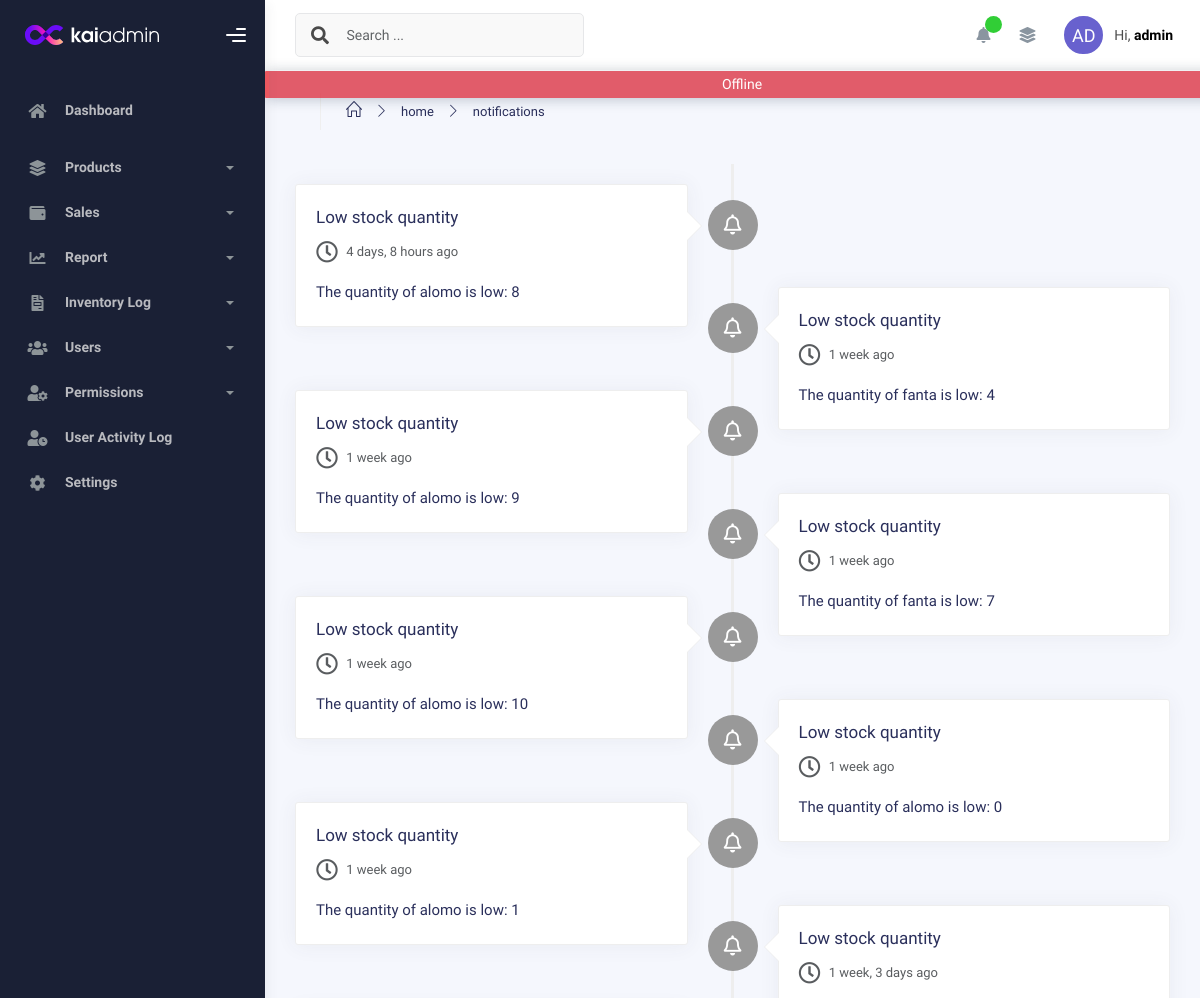
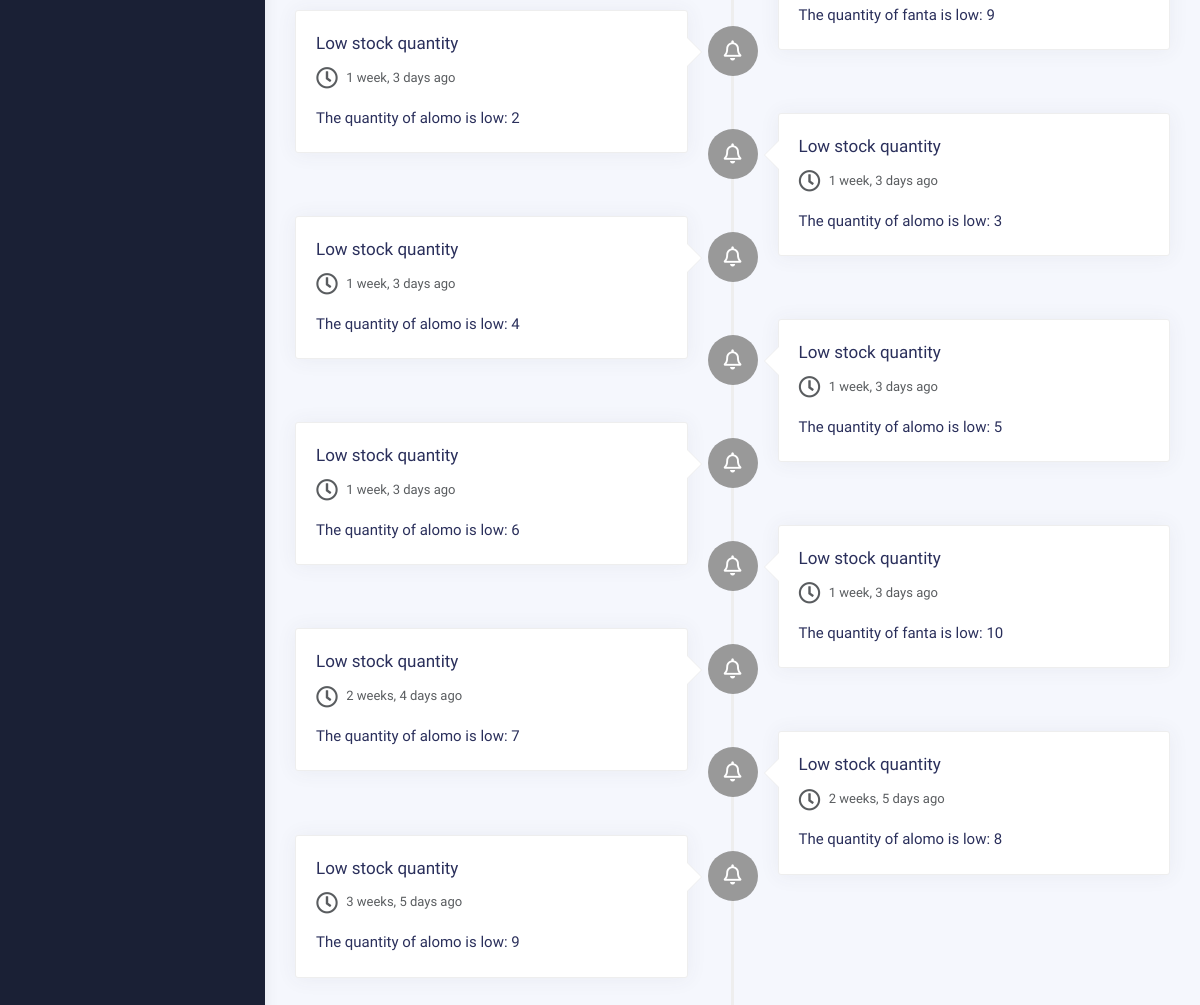
Screenshot of /notifications/all/ (signed in) with the database file from the repository (2 pictures, top to bottom).
### authentication/models.py (models this page shows, shortened)
class CustomUser(AbstractBaseUser, PermissionsMixin):
    email = models.EmailField(unique=True,null=True)
    first_name = models.CharField(max_length=30, blank=True,null=True)
    last_name = models.CharField(max_length=30, blank=True,null=True)
    is_active = models.BooleanField(default=True)
    is_staff = models.BooleanField(default=False)  # Allows admin access to the admin site
    date_joined = models.DateTimeField(auto_now_add=True)
    role = models.CharField(max_length=10, choices=ROLE_CHOICES, default='cashier')
    objects = CustomUserManager()
    USERNAME_FIELD = 'email'
    REQUIRED_FIELDS = []

### notifications/models.py (models this page shows, shortened)
class Notification(models.Model):
    title=models.CharField(max_length=100,null=True)
    message = models.TextField( null=True, blank=True)
    is_read = models.BooleanField(default=False,null=True)
    created_at = models.DateTimeField(auto_now_add=True)

### notifications/views.py (the view)
# urls.py: path('all/', NotificationsList.as_view(), name='notificationsall'),
class NotificationsList(LoginRequiredMixin,ListView):
    model = Notification
    template_name = 'notifications/notificationlist.html'
    context_object_name = 'notifications'
    ordering = ['-created_at']

### pos/utils/context_processors.py (called while the page is built)
def app_permissions(request):
    if request.user.is_authenticated:
        user_groups = request.user.groups.all()
        group_permissions = Permission.objects.filter(group__in=user_groups)
        permissions = group_permissions.values_list('content_type__app_label', 'codename')
        permissions_dict = {}
        for app_label, codename in permissions:
            permissions_dict.setdefault(app_label, []).append(codename)
        return {"user_app_permissions": permissions_dict}
    return {"user_app_permissions": {}}

### notifications/templates/notifications/notificationlist.html (shortened to what this page needs)
{% extends "pos/layout.html" %}
{% block content %}
<div class="container">
    <div class="page-inner">
      <div class="page-header">
        <ul class="breadcrumbs mb-3 ">
          <li class="nav-home">
            <a href="#">
              <i class="icon-home"></i>
            </a>
          </li>
          <li class="separator">
            <i class="icon-arrow-right"></i>
          </li>
          <li class="nav-item">
            <a href="{% url 'dashboard:dashboardpage' %}">home</a>
          </li>
          <li class="separator">
            <i class="icon-arrow-right"></i>
          </li>
          <li class="nav-item">
            <a href="">notifications</a>
          </li>
        </ul>
      </div>
      <div class="row">
        <div class="col-md-12">
          <ul class="timeline">
            {% for notification in notifications %}
            <li class="{% if forloop.counter|divisibleby:2 %}timeline-inverted{% endif %}">
              <div class="timeline-badge {% if notification.is_read%} {%else%} success {% endif %}">
                <i class="far fa-bell"></i>
              </div>
              <div class="timeline-panel">
                <div class="timeline-heading">
                  <h4 class="timeline-title">{{notification.title}}</h4>
                  <p>
                    <small class="text-muted"><i class="far fa-clock"></i>  {{ notification.created_at|timesince }} ago</small>
                  </p>
                </div>
                <div class="timeline-body">
                  <p>
                   {{notification.message}}
                  </p>
                </div>
              </div>
            </li>
            {%endfor%}
          </ul>
        </div>
      </div>
    </div>
  </div>
{% endblock %}

### pos/templates/pos/layout.html (shortened to what this page needs)
<!DOCTYPE html>
<html lang="en">
  <head>
    {%load static %}
    <link rel="stylesheet" href="{% static 'assets/css/bootstrap.min.css' %}" />
    <link rel="stylesheet" href="{% static 'assets/css/plugins.min.css' %} " />
    <link rel="stylesheet" href="{% static 'assets/css/kaiadmin.min.css' %}" />
<link rel="stylesheet" href="{% static 'assets/js/select/select2.min.css' %}">
    <link rel="stylesheet" href="{% static 'assets/css/demo.css' %}" />
  </head>
  <body>
    <div class="wrapper">
      <div class="sidebar" data-background-color="dark">
        <div class="sidebar-logo">
          <div class="logo-header" data-background-color="dark">
            <a href="{% url 'dashboard:dashboardpage'%}" class="logo">
              <img
                src="{% static 'assets/img/kaiadmin/logo_light.svg' %}"
                alt="navbar brand"
                class="navbar-brand"
                height="20"
              />
            </a>
            <div class="nav-toggle">
              <button class="btn btn-toggle toggle-sidebar">
                <i class="gg-menu-right"></i>
              </button>
            </div>
          </div>
        </div>
        <div class="sidebar-wrapper scrollbar scrollbar-inner">
          <div class="sidebar-content">
            <ul class="nav nav-secondary">
              <li class="nav-item">
                <a
                  href="{% url 'dashboard:dashboardpage'%}"
                >
                  <i class="fas fa-home"></i>
                  <p>Dashboard</p>
                </a>
              </li>
              {% if "product" in user_app_permissions %}
              <li class="nav-item">
                <a data-bs-toggle="collapse" href="#base">
                  <i class="fas fa-layer-group"></i>
                  <p>Products</p>
                  <span class="caret"></span>
                </a>
              </li>
              {%endif%}
              {% if "sales" in user_app_permissions %}
              <li class="nav-item">
                <a data-bs-toggle="collapse" href="#submenu">
                  <i class="fas fa-wallet"></i>
                  <p>Sales</p>
                  <span class="caret"></span>
                </a>
              </li>
{%endif%}
              <li class="nav-item ">
                <a data-bs-toggle="collapse" href="#charts" class="">
                  <i class="fas fa-chart-line"></i>
                  <p>Report</p>
                  <span class="caret"></span>
                </a>
              </li>
              {% if "inventory" in user_app_permissions %}
              <li class="nav-item">
                <a data-bs-toggle="collapse" href="#stock">
                  <i class="fas fa-file-invoice"></i>
                  <p>Inventory Log</p>
                  <span class="caret"></span>
                </a>
              </li>
              {%endif%}
              {% if request.user.is_superuser %}
              <li class="nav-item">
                <a data-bs-toggle="collapse" href="#sidebarLayouts">
                  <i class="fas  fas fa-users"></i>
                  <p>Users</p>
                  <span class="caret"></span>
                </a>
              </li>
            {% endif%}
              <li class="nav-item">
                <a data-bs-toggle="collapse" href="#maps">
                  <i class="fas fas fas fa-user-cog"></i>
                  <p>Permissions</p>
                  <span class="caret"></span>
                </a>
              </li>
              {% if "activities" in user_app_permissions%}
              <li class="nav-item">
                <a href="{% url 'activities:global_activity_logs'%}">
                  <i class="fas fa-user-clock"></i>
                  <p>User Activity Log</p>
                </a>
              </li>
              {% endif%}
              {% if request.user.is_superuser %}
              <li class="nav-item">
                <a href="{% url 'settings:edit_settings'%}">
                  <i class="fas fa-cog"></i>
                  <p>Settings</p>                </a>
              </li>
              {% endif%}
            </ul>
          </div>
        </div>
      </div>
      <div class="main-panel">
        <div class="main-header">
          <nav
            class="navbar navbar-header navbar-header-transparent navbar-expand-lg border-bottom"
          >
            <div class="container-fluid">
              <nav
                class="navbar navbar-header-left navbar-expand-lg navbar-form nav-search p-0 d-none d-lg-flex"
              >
                <div class="input-group">
                  <div class="input-group-prepend">
                    <button type="submit" class="btn btn-search pe-1">
                      <i class="fa fa-search search-icon"></i>
                    </button>
                  </div>
                  <input
                    type="text"
                    placeholder="Search ..."
                    class="form-control"
                  />
                </div>
              </nav>
              <ul class="navbar-nav topbar-nav ms-md-auto align-items-center">
                <li class="nav-item topbar-icon dropdown hidden-caret">
                  <a
                    class="nav-link dropdown-toggle"
                    href="#"
                    id="notifDropdown"
                    role="button"
                    data-bs-toggle="dropdown"
                    aria-haspopup="true"
                    aria-expanded="false"
                  >
                    <i class="fa fa-bell"></i>
                    <span id="notification" class="notification"> </span>
                  </a>
                </li>
                <li class="nav-item topbar-icon dropdown hidden-caret">
                  <a
                    class="nav-link"
                    data-bs-toggle="dropdown"
                    href="#"
                    aria-expanded="false"
                  >
                    <i class="fas fa-layer-group"></i>
                  </a>
                </li>
                <li class="nav-item topbar-user dropdown hidden-caret">
                  <a
                    class="dropdown-toggle profile-pic"
                    data-bs-toggle="dropdown"
                    href="#"
                    aria-expanded="false"
                  >
                  <div class="avatar">
                    <span class="avatar-title rounded-circle border border-white">
                      {% if user.role == "admin" %}
                          AD
                      {% elif user.role == "cashier" %}
                          CS
                      {% else %}
                          MN
                      {% endif %}
                  </span>
                  </div>
                    <span class="profile-username">
                      <span class="op-7">Hi,</span>
                      <span class="fw-bold">{{user.first_name}}</span>
                    </span>
                  </a>
                </li>
              </ul>
            </div>
          </nav>
          <div id="statusAlert" style="z-index: -1;" role="alert" class="alert checking text-center d-flex justify-content-center align-items-center">
            <span id="statusMessage">Checking your internet connection...</span>
          </div>
      </div>
      {% block content %}{% endblock %}
</div>
    </div>
  </body>
</html>

### pos/templates/pos/layout.html (style rules this page uses)
#statusAlert { position: absolute; width: 100%; z-index: 1050; height: 20px; }
.offline { background-color: rgba(220, 53, 69, 0.8); color: white; }

### rows the page displays
CustomUser: first_name "admin"
Notification: title "Low stock quantity", created_at "4 days, 8 hours", message "The quantity of alomo is low: 8"
Notification: title "Low stock quantity", created_at "1 week", message "The quantity of fanta is low: 4"
Notification: title "Low stock quantity", created_at "1 week", message "The quantity of alomo is low: 9"
Notification: title "Low stock quantity", created_at "1 week", message "The quantity of fanta is low: 7"
Notification: title "Low stock quantity", created_at "1 week", message "The quantity of alomo is low: 10"
Notification: title "Low stock quantity", created_at "1 week", message "The quantity of alomo is low: 0"
Notification: title "Low stock quantity", created_at "1 week", message "The quantity of alomo is low: 1"
Notification: title "Low stock quantity", created_at "1 week, 3 days", message "The quantity of fanta is low: 9"
Notification: title "Low stock quantity", created_at "1 week, 3 days", message "The quantity of alomo is low: 2"
Notification: title "Low stock quantity", created_at "1 week, 3 days", message "The quantity of alomo is low: 3"
Notification: title "Low stock quantity", created_at "1 week, 3 days", message "The quantity of alomo is low: 4"
Notification: title "Low stock quantity", created_at "1 week, 3 days", message "The quantity of alomo is low: 5"
Notification: title "Low stock quantity", created_at "1 week, 3 days", message "The quantity of alomo is low: 6"
Notification: title "Low stock quantity", created_at "1 week, 3 days", message "The quantity of fanta is low: 10"
Notification: title "Low stock quantity", created_at "2 weeks, 4 days", message "The quantity of alomo is low: 7"
Notification: title "Low stock quantity", created_at "2 weeks, 5 days", message "The quantity of alomo is low: 8"
Notification: title "Low stock quantity", created_at "3 weeks, 5 days", message "The quantity of alomo is low: 9"
